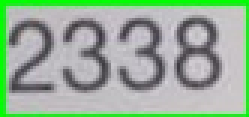
#> input picture WordSegmentation/data/nan.jpg, 83 x 39 px (shown 3 times larger); its folder holds only this picture in this run
$ python main.py   (older library calls are emulated)
#> lines starting #> are read from the running program, lines starting #| are printed output that depends on the picture; after the words box and inside, x2 and y2 are one past the last pixel; in counts of white or black regions, pixels touching at a corner belong together; long printed decimals are rounded
### WordSegmentation/src/WordSegmentation.py
import math
import cv2
import numpy as np


def wordSegmentation(img, kernelSize=23, sigma=11, theta=7, minArea=0):
	"""Scale space technique for word segmentation proposed by R. Manmatha: http://ciir.cs.umass.edu/pubfiles/mm-27.pdf

	Args:
		img: grayscale uint8 image of the text-line to be segmented.
		kernelSize: size of filter kernel, must be an odd integer.
		sigma: standard deviation of Gaussian function used for filter kernel.
		theta: approximated width/height ratio of words, filter function is distorted by this factor.
		minArea: ignore word candidates smaller than specified area.

	Returns:
		List of tuples. Each tuple contains the bounding box and the image of the segmented word.
	"""

	# apply filter kernel
	kernel = createKernel(kernelSize, sigma, theta)
	imgFiltered = cv2.filter2D(img, -1, kernel, borderType=cv2.BORDER_REPLICATE).astype(np.uint8)
	(_, imgThres) = cv2.threshold(imgFiltered, 0, 255, cv2.THRESH_BINARY+cv2.THRESH_OTSU)
	imgThres = 255 - imgThres

	# find connected components. OpenCV: return type differs between OpenCV2 and 3
	if cv2.__version__.startswith('3.'):
		(_, components, _) = cv2.findContours(imgThres, cv2.RETR_EXTERNAL, cv2.CHAIN_APPROX_SIMPLE)
	else:
		(components, _) = cv2.findContours(imgThres, cv2.RETR_LIST, cv2.CHAIN_APPROX_SIMPLE)

	# append components to result
	res = []
	for c in components:
		# skip small word candidates
		if cv2.contourArea(c) < minArea:
			continue
		# append bounding box and image of word to result list
		currBox = cv2.boundingRect(c) # returns (x, y, w, h)
		(x, y, w, h) = currBox
		currImg = img[y:y+h, x:x+w]
		res.append((currBox, currImg))

	# return list of words, sorted by x-coordinate
	return sorted(res, key=lambda entry:entry[0][0])


def prepareImg(img, height):
	"""convert given image to grayscale image (if needed) and resize to desired height"""
	assert img.ndim in (2, 3)
	if img.ndim == 3:
		img = cv2.cvtColor(img, cv2.COLOR_BGR2GRAY)
	h = img.shape[0]
	factor = height / h
	return cv2.resize(img, dsize=None, fx=factor, fy=factor)


def createKernel(kernelSize, sigma, theta):
	"""create anisotropic filter kernel according to given parameters"""
	assert kernelSize % 2 # must be odd size
	halfSize = kernelSize // 2

	kernel = np.zeros([kernelSize, kernelSize])
	sigmaX = sigma
	sigmaY = sigma * theta

	for i in range(kernelSize):
		for j in range(kernelSize):
			x = i - halfSize
			y = j - halfSize

			expTerm = np.exp(-x**2 / (2 * sigmaX) - y**2 / (2 * sigmaY))
			xTerm = (x**2 - sigmaX**2) / (2 * math.pi * sigmaX**5 * sigmaY)
			yTerm = (y**2 - sigmaY**2) / (2 * math.pi * sigmaY**5 * sigmaX)

			kernel[i, j] = (xTerm + yTerm) * expTerm

	kernel = kernel / np.sum(kernel)
	return kernel

### WordSegmentation/src/main.py
import os
import cv2
from WordSegmentation import wordSegmentation, prepareImg

import numpy as np

def main():
	"""reads images from data/ and outputs the word-segmentation to out/"""

	# read input images from 'in' directory
	imgFiles = os.listdir('../data/')
	for (i,f) in enumerate(imgFiles):
		print('Segmenting words of sample %s'%f)

		# read image, prepare it by resizing it to fixed height and converting it to grayscale
		img = prepareImg(cv2.imread('../data/%s'%f), 50)
#> in prepareImg, `return cv2.resize(img, dsize=None, fx=factor, fy=factor)`:
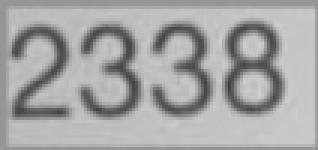
#> returned value: shape (50, 106) (shown 3 times larger); min 66, max 207, mean 165.2
##		img=cvtColor(img, gray, CV_BGR2GRAY);
		# execute segmentation with given parameters
		# -kernelSize: size of filter kernel (odd integer)
		# -sigma: standard deviation of Gaussian function used for filter kernel
		# -theta: approximated width/height ratio of words, filter function is distorted by this factor
		# - minArea: ignore word candidates smaller than specified area
		res = wordSegmentation(img, kernelSize=3, sigma=5, theta=2, minArea=140)
#> in wordSegmentation, `(_, imgThres) = cv2.threshold(imgFiltered, 0, 255, cv2.THRESH_BINARY+c..`:
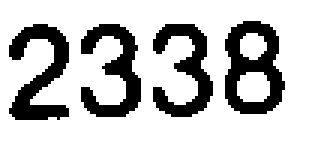
#> imgThres: shape (50, 106) (shown 3 times larger); 76.3% white; 4 black regions, box (x1, y1, x2, y2) and area: (75, 7, 95, 38) 346, (3, 8, 23, 40) 318, (27, 8, 47, 39) 301, (51, 8, 71, 39) 289
#> in wordSegmentation, `imgThres = 255 - imgThres`: imgThres: shape (50, 106); 23.7% white; 4 white regions
#> in wordSegmentation, `(components, _) = cv2.findContours(imgThres, cv2.RETR_LIST, cv2.CHAIN_..`: components = 6 contours; box (x1, y1, x2, y2) and area: (75, 7, 95, 38) 464, (3, 8, 23, 40) 256, (27, 8, 47, 39) 238, (51, 8, 71, 39) 227, (78, 23, 91, 35) 111, (79, 10, 90, 21) 76
#> the loop in wordSegmentation, `for c in components:` made 6 passes
#> (currBox, x, y, h) on passes 3 to 6: ((51, 8, 20, 31), 51, 8, 31), ((27, 8, 20, 31), 27, 8, 31), ((3, 8, 20, 32), 3, 8, 32), ((75, 7, 20, 31), 75, 7, 31)
#> pass 3, in wordSegmentation, `currImg = img[y:y+h, x:x+w]`:
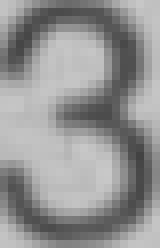
#> currImg: shape (31, 20) (shown 8 times larger); min 66, max 200, mean 148
#> after the loop in wordSegmentation, `for c in components:`: res = 4 items
#> res = 4 items

		# write output to 'out/inputFileName' directory
		if not os.path.exists('../out/%s'%f):
			os.mkdir('../out/%s'%f)

		# iterate over all segmented words
		print('Segmented into %d words'%len(res))
#| Segmented into 4 words
		for (j, w) in enumerate(res):
			(wordBox, wordImg) = w
			(x, y, w, h) = wordBox

			wordImg=np.pad(wordImg, ((4,4),(4,4)),"constant",constant_values=(255))
##                        ret,wordImg = cv2.threshold(wordImg,100,255,cv2.THRESH_BINARY)
			ret,wordImg = cv2.threshold(wordImg,90,255,cv2.THRESH_BINARY)
##                        x=np.mean(wordImg)
			print(np.mean(wordImg))
			cv2.imwrite('../out/%s/%d.png'%(f, j), wordImg) # save word

			cv2.rectangle(img,(x,y),(x+w,y+h),0,1) # draw bounding box in summary image
#> this loop made 4 passes
#| 231.777
#| 231.648
#| 235.151
#| 230.714
#> pass 1, in main, `(wordBox, wordImg) = w`:
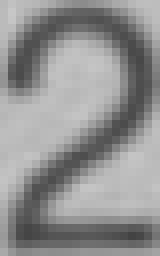
#> wordImg: shape (32, 20) (shown 8 times larger); min 67, max 199, mean 145.7
#> pass 1, in main, `wordImg=np.pad(wordImg, ((4,4),(4,4)),"constant",constant_values=(255))`:
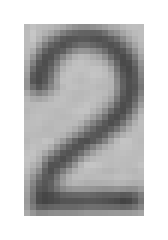
#> wordImg: shape (40, 28) (shown 6 times larger); min 67, max 255, mean 192.6
#> after the loop:
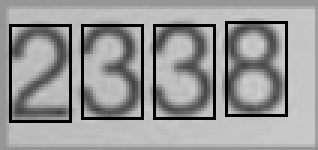
#> img: shape (50, 106) (shown 3 times larger); 7.74% of pixels changed, all inside (x1, y1, x2, y2) = (3, 7, 96, 41)
#> after the loop:
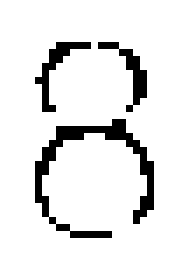
#> wordImg: shape (39, 28) (shown 7 times larger); 90.5% white; black in thin lines or dots, all inside (x1, y1, x2, y2) = (5, 6, 22, 34)

		# output summary image with bounding boxes around words
		cv2.imwrite('../out/%s/summary.png'%f, img)


if __name__ == '__main__':
	main()
